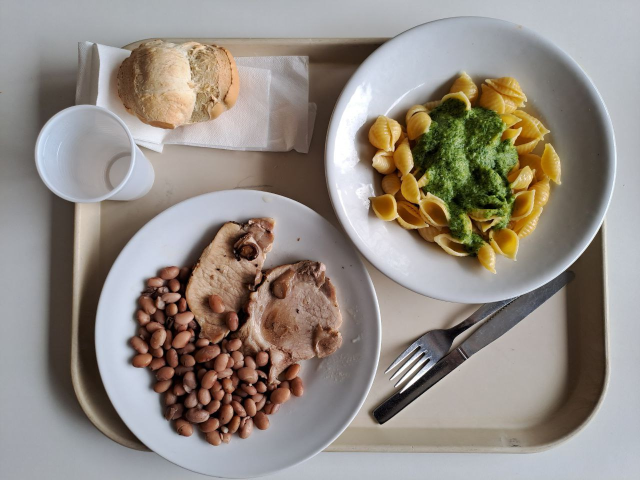
//> input picture assets/tray1/food_image.jpg, 1280 x 960 px (shown at 1/2 size)
$ ./FProj   (built with g++ and OpenCV 4)
//> lines starting //> are read from the running program, lines starting //| are printed output that depends on the picture
//> further down, foods[0] is the input picture: 960 rows x 1280 cols, CV_8UC3; mean B, G, R 131.3, 139.1, 147.3
### STE/Utilities.h
#ifndef UTILITIES
#define UTILITIES

#include <opencv2/core.hpp>
#include <opencv2/imgcodecs.hpp>
#include <opencv2/imgproc.hpp>
#include <opencv2/features2d.hpp>
#include <opencv2/xfeatures2d.hpp>
#include <opencv2/core/utils/filesystem.hpp>
#include <opencv2/calib3d.hpp>

std::vector<cv::Mat> getPlateMask(const cv::Mat& image);
cv::Mat printHist(std::vector<cv::Mat> hist);
std::vector<cv::Mat> getHist(cv::Mat hist);
cv::Mat getHistSingle(cv::Mat img);
cv::Mat GRemove(cv::Mat &image, int delta);


#endif // UTILITIES

### STE/Utilities.cpp
#include <iostream>
#include <opencv2/highgui.hpp>
#include <opencv2/imgcodecs.hpp>
#include <opencv2/imgproc.hpp>
#include <opencv2/features2d.hpp>
#include <opencv2/xfeatures2d.hpp>
#include <opencv2/core/utils/filesystem.hpp>
#include <opencv2/calib3d.hpp>
using namespace cv;
using namespace std;

// [13 lines left out: function GRemove, not called in this run]

vector<Mat> getPlateMask(const Mat& image){
    Mat img;
    cvtColor(image, img, COLOR_BGR2GRAY);
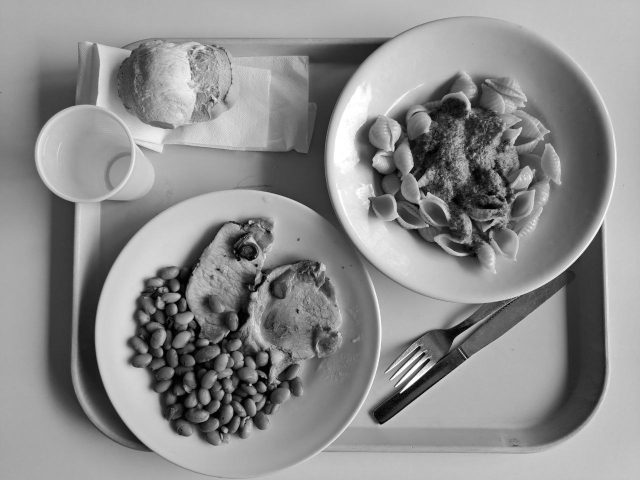
//> img: 960 rows x 1280 cols, CV_8UC1 (shown at 1/2 size); min 0, max 255, mean 140.7
    vector<Mat> masks;

    medianBlur(img, img, 9);
    vector<Vec3f> circles;
    HoughCircles(img, circles, HOUGH_GRADIENT, 1,220,100, 20, 260, 280);
//> circles = 2 circles (x, y, radius): [951.5, 325.5, 279.4], [478.5, 657.5, 279.4]

    vector<Mat> Plates;
    for( size_t i = 0; i < circles.size(); i++ )
    {
        Mat tempMask = Mat::zeros(image.rows, image.cols, CV_8UC3);
        Vec3i c = circles[i];
        Point center = Point(c[0], c[1]); // circle center
        int radius = c[2];
        circle(tempMask, center, radius, Scalar(255,255,255), -1);
        masks.push_back(tempMask);
        Mat plate;
        image.copyTo(plate, masks[i]);
        Plates.push_back(plate);
    }
//> this loop made 2 passes
//> (center, radius) on passes 1 to 2: (Point(952, 326), 279), (Point(478, 658), 279)
//> pass 1, in getPlateMask, `image.copyTo(plate, masks[i]);`:
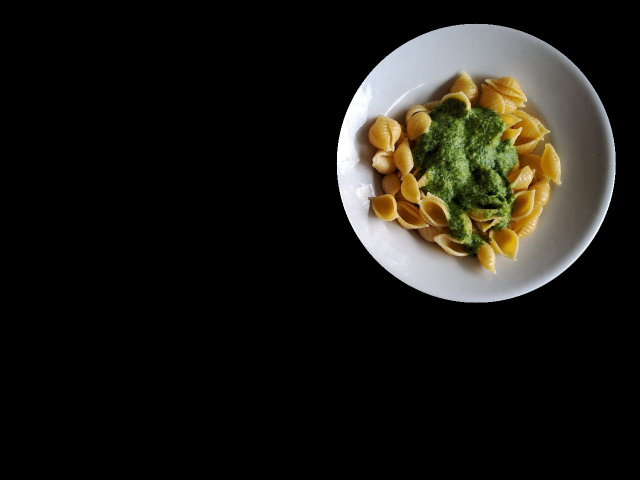
//> plate: 960 rows x 1280 cols, CV_8UC3 (shown at 1/2 size); mean B, G, R 21.1, 26.3, 28.1
//> pass 2, in getPlateMask, `image.copyTo(plate, masks[i]);`:
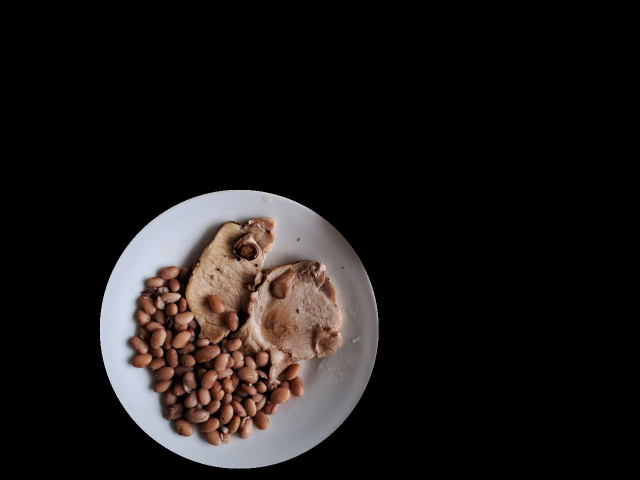
//> plate: 960 rows x 1280 cols, CV_8UC3 (shown at 1/2 size); mean B, G, R 23, 23.9, 27.6

    return Plates;
}

// [34 lines left out: functions printHist, getHist, not called in this run]

### STE/FProj.cpp
#include <iostream>
#include <opencv2/highgui.hpp>
#include <opencv2/imgcodecs.hpp>
#include <opencv2/imgproc.hpp>
#include <opencv2/features2d.hpp>
#include <opencv2/xfeatures2d.hpp>
#include <opencv2/core/utils/filesystem.hpp>
#include <opencv2/calib3d.hpp>
#include "Utilities.h"
using namespace cv;
using namespace std;


int main(void)
{
    String rootFolder = "../Food_leftover_dataset/tray";
    vector<String> subFolders = {"1", "2", "3", "4", "5", "6", "7", "8"};

    vector<Mat> foods;
    vector<vector<Mat>> Plates;
    vector<String> imgPaths;

    for(int i = 0; i < subFolders.size(); i++){
        vector<String> imgPaths;
        String tempPath = rootFolder + subFolders[i];
        utils::fs::glob(tempPath, "food_image.jpg",imgPaths);
        foods.push_back(imread(imgPaths[0]));
        Plates.push_back(getPlateMask(foods[i]));
//> Plates = 1 item
//> (the run ends here: the program stops with an error, at `utils::fs::glob(tempPath, "food_image.jpg",imgPaths);`)
